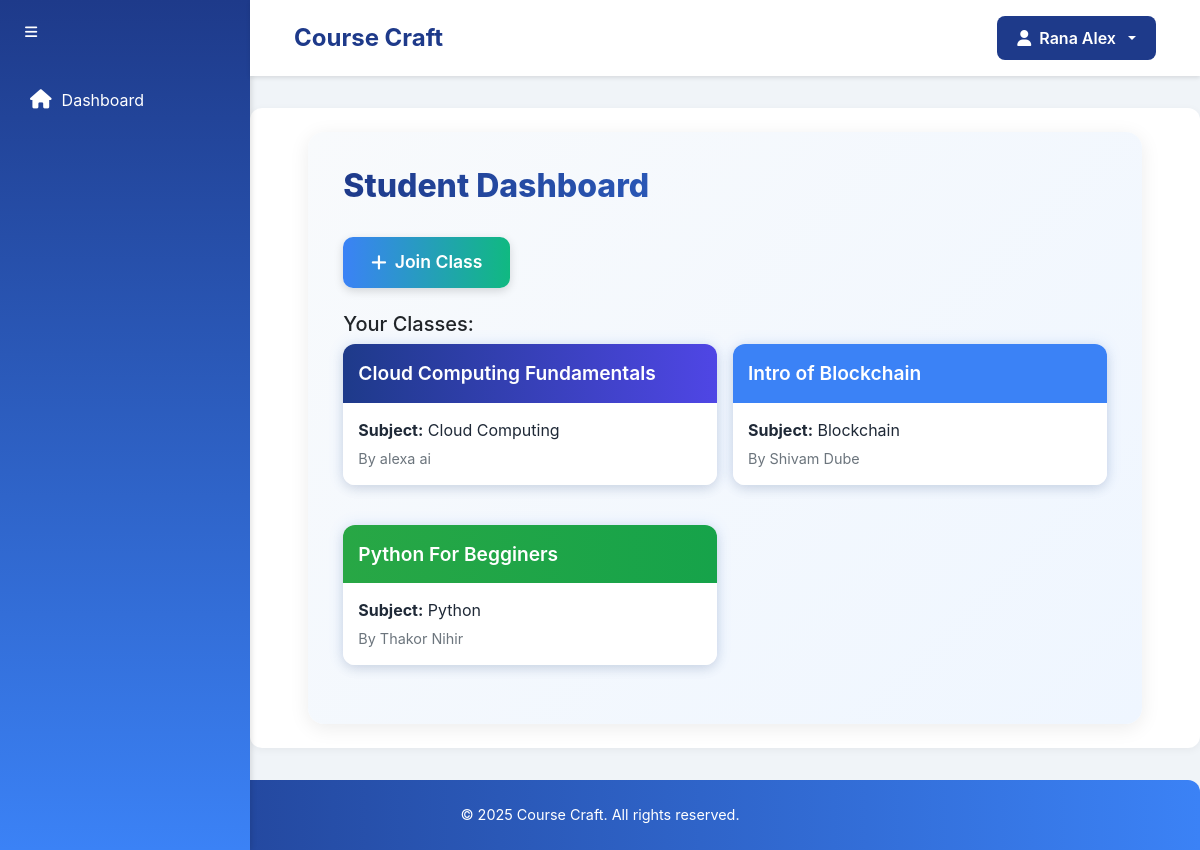
Before: /student/dashboard/ (signed in) with the older database file.
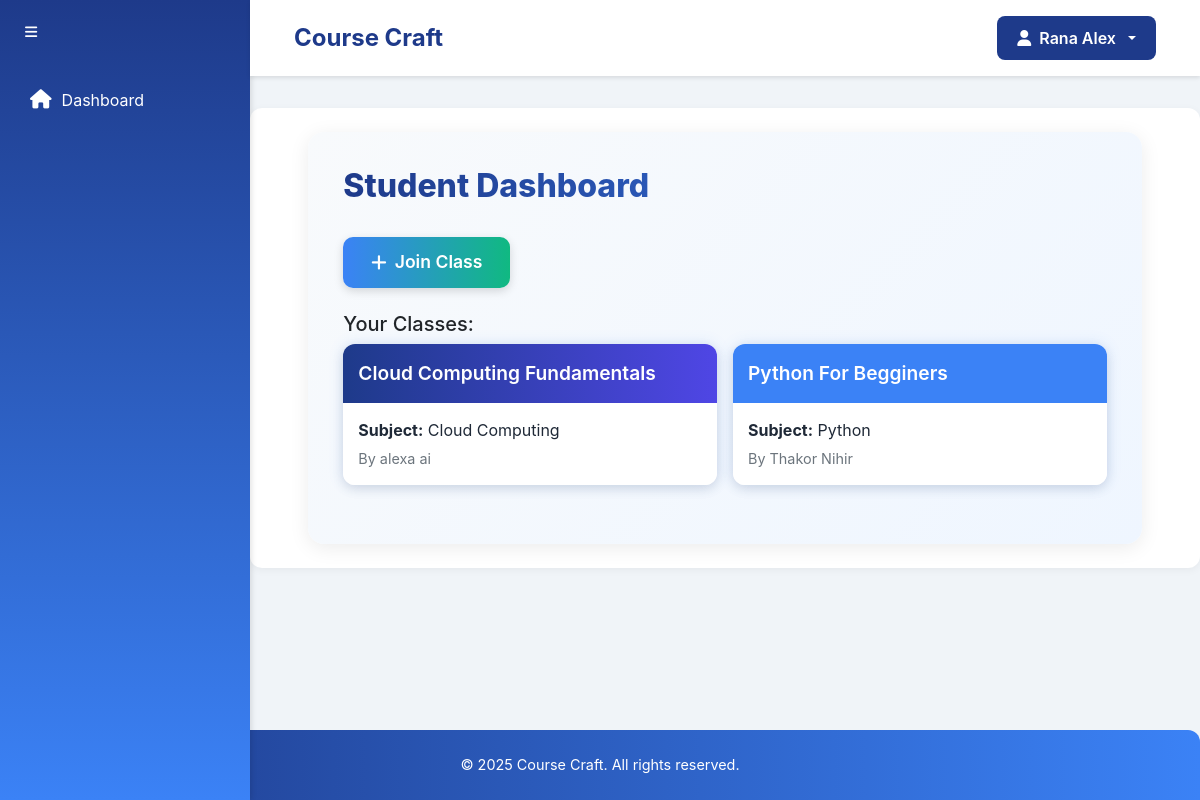
After: the same page with the newer database file.
### student/models.py (models this page shows, shortened)
class StudentClassroom(models.Model):
    student = models.ForeignKey(settings.AUTH_USER_MODEL, on_delete=models.CASCADE)
    joined_class = models.ForeignKey(Classroom, on_delete=models.CASCADE)
    joined_at = models.DateTimeField(auto_now_add=True)
    class Meta:
        unique_together = ('student', 'joined_class')

### teacher/models.py (models this page shows, shortened)
class Classroom(models.Model):
    class_name = models.CharField(max_length=100)
    subject = models.CharField(max_length=100)
    class_key = models.CharField(max_length=10, unique=True)
    description = models.TextField(blank=True)
    teacher = models.ForeignKey(User, on_delete=models.CASCADE, related_name='classes')
    created_at = models.DateTimeField(auto_now_add=True)

### account/models.py (models this page shows, shortened)
class User(AbstractBaseUser, PermissionsMixin):
    username = models.CharField(max_length=150, unique=True)
    full_name = models.CharField(max_length=255)
    date_of_birth = models.DateField()
    email = models.EmailField(unique=True)
    is_teacher = models.IntegerField(default=0)  # 0 for student, 1 for teacher
    created_at = models.DateTimeField(default=timezone.now)
    is_active = models.BooleanField(default=True)
    is_staff = models.BooleanField(default=False)
    objects = UserManager()
    USERNAME_FIELD = 'username'
    REQUIRED_FIELDS = ['email', 'full_name', 'date_of_birth']

### student/views.py (the view, shortened to what this page needs)
# urls.py: path('dashboard/', views.dashboard, name='dashboard'),
@login_required
def dashboard(request):
    if request.user.is_teacher:
        return redirect('teacher:dashboard')
    joined_classes = StudentClassroom.objects.filter(student=request.user)
    return render(request, 'student/dashboard.html', {'joined_classes': joined_classes})

### templates/student/dashboard.html (shortened to what this page needs)
{% extends 'student/base.html' %}
{% load static %}
{% block content %}
<link rel="stylesheet" href="{% static 'css/student/dashboard.css' %}">
<div class="dashboard-container">
    <h2 class="dashboard-header">Student Dashboard</h2>
    <button class="btn join-class-btn" data-bs-toggle="modal" data-bs-target="#joinClassModal">
        <i class="fas fa-plus"></i> Join Class
    </button>
    <div class="mt-4">
        <h5>Your Classes:</h5>
        <div class="row row-cols-2 g-3">
            {% for c in joined_classes %}
            <div class="col">
                <a href="{% url 'student:view_class' c.joined_class.id %}" class="text-decoration-none">
                    <div class="class-card">
                        <div class="class-card-header class-color-{% cycle '1' '2' '3' '4' '5' '6' %}">
                            {{ c.joined_class.class_name }}
                        </div>
                        <div class="class-card-body">
                            <p class="mb-1"><strong>Subject:</strong> {{ c.joined_class.subject }}</p>
                            <small>By {{ c.joined_class.teacher.full_name }}</small>
                        </div>
                    </div>
                </a>
            </div>
            {% empty %}
            <p class="text-muted">You haven't joined any classes yet.</p>
            {% endfor %}
        </div>
    </div>
</div>
{% endblock %}

Changed rows visible on the page:
removed StudentClassroom: joined_class.class_name "Intro of Blockchain", joined_class.subject "Blockchain", joined_class.teacher.full_name "Shivam Dube"
